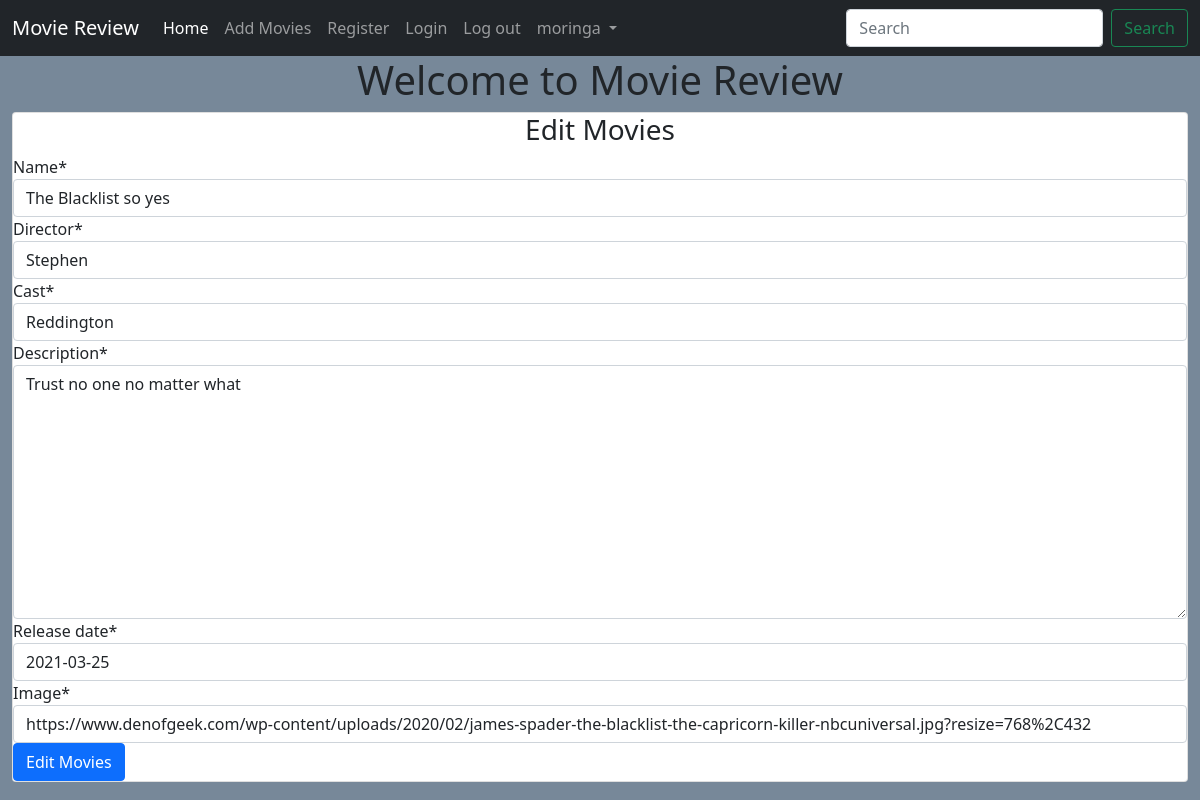
Page /editmovies/1/ (signed in) on the committed database.
### main/models.py (models this page shows, shortened)
class Movie(models.Model):
    name = models.CharField(max_length=250)
    director = models.CharField(max_length=100)
    cast = models.CharField(max_length=1000)
    description = models.TextField(max_length=6000)
    release_date = models.DateField()
    averageRating = models.FloatField(default=0)
    image = models.URLField(default=None, null=True)

### main/views.py (the view)
# urls.py: path('editmovies/<int:id>/', views.edit_movies, name='edit_movies'),
@login_required()
def edit_movies(request, id):
    movie = Movie.objects.get(id=id)
    if request.method == 'POST':
        form = MovieForm(request.POST or None, instance=movie)
        if form.is_valid():
            data = form.save(commit=False)
            data.save()
            return redirect("main:details", id)
    else:
        form = MovieForm(instance=movie)
    return render(request,'main/addmovies.html', {"form": form, "controller":"Edit Movies"})

### main/forms.py
class MovieForm(forms.ModelForm):
    class Meta:
        model = Movie
        fields = ('name', 'director', 'cast', 'description', 'release_date', 'image')
        widgets = {
            'image': forms.TextInput(attrs={'placeholder': 'Add image url.... '}),
        }

### main/templates/main/addmovies.html (shortened to what this page needs)
{% extends 'main/base.html' %}
{% load crispy_forms_tags %}
{% block content %}
<div class="container-fluid">
    <div class="card">
       <div class="card-content">
          <h3 class="text-center">{{ controller }}</h3>
          <form action="" method="POST">
            {{form | crispy}}
            <input type="submit" value="{{controller}}" class="btn btn-primary">
          </form>
       </div>
    </div>
</div>
{% endblock %}

### main/templates/main/base.html (shortened to what this page needs)
<!doctype html>
<html lang="en">
<head>
  <link href="https://cdn.jsdelivr.net/npm/bootstrap@5.0.0-beta3/dist/css/bootstrap.min.css" rel="stylesheet"
>
  {% load staticfiles %}
  <link rel="stylesheet" href="{% static 'css/main.css' %}">
</head>
<body>
  <nav class="navbar navbar-expand-lg navbar-dark bg-dark text-white">
    <div class="container-fluid">
    <a class="navbar-brand" href="{% url 'main:home' %}">Movie Review</a>
    <div class="collapse navbar-collapse" id="navbarSupportedContent">
      <ul class="navbar-nav  me-auto mb-2 mb-lg-0">
        <li class="nav-item ">
          <a class="nav-link  active" href="{% url 'main:home' %}">Home</a>
        </li>
        <li class="nav-item">
          <a class="nav-link" href="{% url 'main:add_movies' %}">Add Movies</a>
        </li>
        <li class="nav-item">
          <a class="nav-link" href="{% url 'accounts:register' %}">Register</a>
        </li>
        <li class="nav-item">
          <a class="nav-link" href="{% url 'accounts:login' %}">Login</a>
        </li>
        <li class="nav-item">
          <a class="nav-link" href="{% url 'accounts:logout' %}">Log out </a>
        </li>
        {% if user.is_authenticated %}
        <li class="nav-item dropdown">
          <a class="nav-link dropdown-toggle" href="#" id="navbarDropdown" role="button" data-bs-toggle="dropdown"  aria-expanded="false">
           {{user.username}}
          </a>
        </li>
      {% endif %}
      </ul>
      <form class="d-flex" method="GET" action="{% url 'main:home' %}">
        <input class= "form-control me-2" type="search" placeholder="Search" aria-label="Search" name="title">
        <button class="btn btn-outline-success" type="submit">Search</button>
      </form>
    </div>
  </div>
  </nav>
  <h1 class="text-center">Welcome to Movie Review</h1>
  {% block content%}
  {% endblock %}
</body>
</html>

### static/css/main.css (style rules this page uses)
body { background-color: lightslategray; }

### rows in the picture
Movie: name "The Blacklist so yes", director "Stephen", cast "Reddington", description "Trust no one no matter what", release_date "2021-03-25", image "https://www.denofgeek.com/wp-content/uploads/2020/02/james-spader-the-blacklist-the-capricorn-killer-nbcuniversal.jpg?resize=768%2C432"

### other values in the picture
{{ user.username }} "moringa"
{{ controller }} "Edit Movies"
